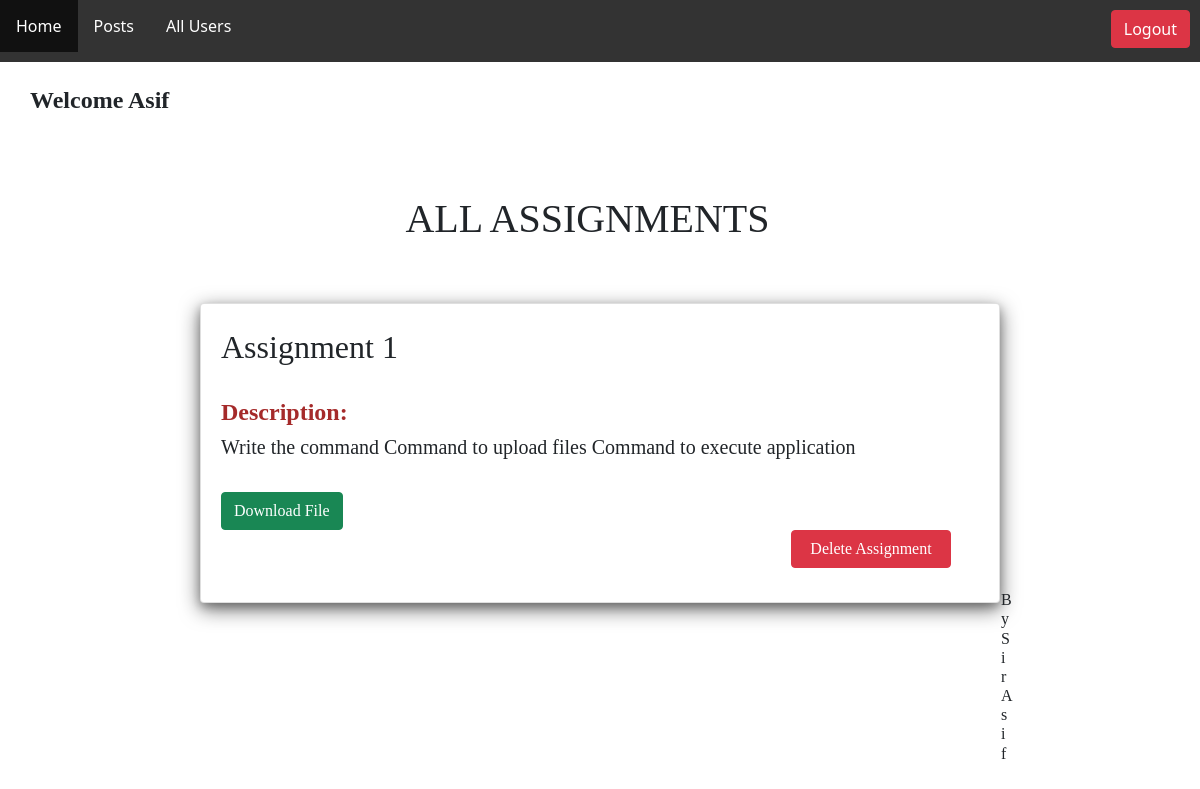
Screenshot of /AllPost (signed in) with the database file from the repository.
### app/models.py (models this page shows)
class Post(models.Model):
    MyUser = models.ForeignKey(Userprofile,on_delete=models.CASCADE)
    Title = models.TextField()
    Description = models.TextField()
    Files = models.FileField(upload_to="static")

class Userprofile(models.Model):
    users = models.ForeignKey(User,on_delete=models.CASCADE)
    imgs = models.FileField(upload_to="static")
    is_teacher = models.BooleanField(default=False)
    is_student = models.BooleanField(default=False)

### app/views.py (the view)
# urls.py: path('AllPost',views.AllPost, name='AllPost'),
@login_required
def AllPost(request):
    all_p = Post.objects.all()
    u_prof = Userprofile.objects.filter(users=request.user).first()
    context = { 'all_p':all_p,'u_prof':u_prof }
    template = "post.html"
    return render(request,template,context)

### app/templates/post.html (shortened to what this page needs)
{% extends "base.html" %}
{% block content %}
<br><br><br>
<Center><h1 style="margin-left:-25px;font-family:bold;">ALL ASSIGNMENTS</h1></Center>
<div class="row" style="margin-top: 60px;">
    {% for p in all_p %}
    <center>
    <div class="col-md-8 card" style="border-style:ridge;font-family:bold; height:300px">
        <br>
        <h2 style="margin-left:20px">{{p.Title}}</h2><br>
       <h4 style="color:brown;margin-left:20px"><b>Description:</b></h4>
       <h5 style="margin-left:20px">{{p.Description}}</h5><br>
        <h3 style="margin-left:20px"> <a class="btn btn-success" style="color: white;" href="{{p.Files}}" download="Assignment">Download File</a>
            {% if u_prof.is_teacher == True and p.MyUser == u_prof %}
            <a class="btn btn-danger" style="margin-left:570px;width:160px;color:white" href="{% url 'DelPost' p.id %}">Delete Assignment</a>
            {% endif %}
        </h3><br>
        <h6 style="margin-left:800px;margin-top:-10px">By Sir {{p.MyUser.users.username|capfirst}}</h6> <br>
    </div>
    </center>
</div> <br>
{% endfor %}
{% endblock %}

### app/templates/base.html (shortened to what this page needs)
<!DOCTYPE html>
<html lang="en">
<head>
    <link href="https://cdn.jsdelivr.net/npm/bootstrap@5.0.0-beta2/dist/css/bootstrap.min.css" rel="stylesheet">
</head>
<body>
    <ul style="padding: 10px; margin-top:-10px" >
        <li><a style="color: white;" href="home">Home</a></li>
        <li><a style="color: white;" href="AllPost">Posts</a></li>
        <li><a style="color: white;" href="AllUsers">All Users</a></li>
        <li style="float:right; margin-top:10px"><a class="btn btn-danger" href="logout">Logout</a></li>
    </ul>
<br>
<h4 style="margin-left:30px;font-family: bold;"> <b> Welcome {{request.user.username|capfirst}}</b> </h4>
    {% block content %}
    {% endblock %}
</body>
</html>

### app/templates/base.html (style rules this page uses)
ul { list-style-type: none; margin: 0; padding: 0; overflow: hidden; background-color: #333; width: 100% i; margin-left: -10px; }
li { float: left; }
li a { display: block; color: white; text-align: center; padding: 14px 16px; text-decoration: none; }

### app/templates/post.html (style rules this page uses)
.card { box-shadow: 0 4px 8px 0 rgba(0, 0, 0, 0.2), 0 6px 20px 0 rgba(0, 0, 0, 0.59); text-align: left; }

### rows the page displays
Post: Title "Assignment 1", Description "Write the command Command to upload files Command to execute application", shows "Delete Assignment", MyUser.users.username "Asif"

### other values shown
{{ request.user.username|capfirst }} "Asif"
